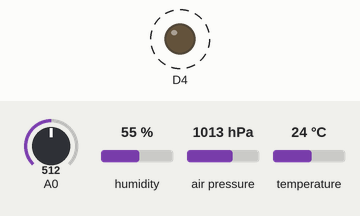
This sketch was run on a simulated ESP8266 (Wemos D1 mini). Shown: output pins drawn as LEDs (lit = HIGH, except the on-board LED, lit = LOW). Wiring (inferred from the names in the program): BME280 sensor at I2C address 0x76. Dashed ring = blinking. The inputs (shaded band) are chosen by the test bench; at power-on: A0 = 512, humidity 55 %, air pressure 1013 hPa, temperature 24 °C. What the sketch prints to the serial monitor is not drawn.

Above: at 6.1 s.
Timing chart, 0 to 8.6 s (numbered marks = the images above):
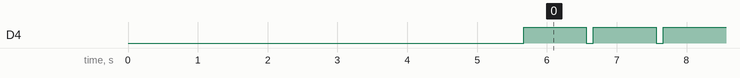

Measured:
- by itself, D4: alternates HIGH for 0.90 s and LOW for 0.10 s

The sketch:

esp8266_xbee_serial_bme280_demo-1.ino
```cpp
///////////////////////////////////////////////////////////////////////////////////////
// Author: Rawat S. (Department of Electrical & Computer Engineering, KMUTNB, Thailand
// Date: 2017-12-07
// Description:
//    This sketch is written for ESP8266. It shows how to
//    - program the ESP8266 to operate in deep-sleep mode with periodic wake-up,
//    - use the SoftwareSerial library to create a soft serial port
//      in order to communicate with the Xbee module (baudrate 9600),
//    - read the data from the BME280 sensor module via the I2C bus,
//    - and read the battery voltage level from the A0 pin.
//
// Note:
//    - The XBee module is programmed with the XBee router AT firmware.
//    - In order to receive data, another XBee module is needed and must be programmed
//      to operate as the XBee Coordinator (AT firmware) and all XBee modules
//      must have the same PAN ID and use the same channel.
// Software: Arduino IDE v1.8.2 + ESP8266 v2.3.0
// Hardware: WeMos D1 mini, Battery Shield, BME280 module, XBee S2 module
//
///////////////////////////////////////////////////////////////////////////////////////

#include <SoftwareSerial.h>
#include <ESP8266WiFi.h>
#include <Wire.h>

extern "C" {
  #include <user_interface.h> // https://github.com/esp8266/Arduino actually tools/sdk/include
}

#include "BME280.h"

// Define your the name of your XBee device
#define XBEE_DEV_NAME  "router1"

#define DEBUG

// If your battery shield for the Wemos D1 mini board provides the battery voltage input
// to the A0 pin, you can uncomment the following line.
#define READ_VBATT

#define ONE_SEC         (1000000UL)
#define ONE_MSEC        (1000)

#define SLEEP_SEC       (15 * ONE_SEC)

#define BME280_ADDR     (0x76)

#define SCL_PIN         (D1)
#define SDA_PIN         (D2)

#define TX_PIN          (D6)
#define RX_PIN          (D7)

// If you want to have a SLEEP request pin for XBee (for XBee end device)
//#define XBEE_SLEEP_PIN  (D8)   // D8 pin

// see: https://www.arduino.cc/en/Reference/SoftwareSerial
SoftwareSerial xbeeSerial( RX_PIN, TX_PIN );

char sbuf[128];
String str;

BME280 bme;

// WeMos D1 battery shield has a 130k Ohm series resistance
// WeMod D1 mini board has a voltage divider attached to the A0 pin: 100k (low side), 220k (high side)

/*
   A0 >----
          |
        220K
          |---> ADC pin (ESP8266)
        100K
          |
         GND
*/

#define VDIV_R_HIGH  (220+130+25)    // the value of the low-side resistor (kOhm)of the voltage divider
#define VDIV_R_LOW   (100)           // the value of the high-side resistor (kOhm) of the voltage divider

void wifi_off() {
  WiFi.mode( WIFI_STA );
  WiFi.disconnect();
  WiFi.mode( WIFI_OFF );
  WiFi.forceSleepBegin();
  delay(1);
}

#ifdef READ_VBATT

float vbatt;

void read_vbatt() {
  int value = analogRead(A0);
  vbatt = value / 1023.0;
  vbatt = vbatt * (VDIV_R_HIGH+VDIV_R_LOW) / VDIV_R_LOW;
}
#endif

float humid, temp, pres;

void read_sensor() {
  temp  = bme.readTemperature();
  humid = bme.readHumidity();
  pres  = bme.readPressure() /100.0f; // hPa
}

void send_data() {
  str = "";
  sprintf( sbuf, "{\"id\":\"%s\",", XBEE_DEV_NAME );
  str += sbuf;
  dtostrf( temp, 3, 1, sbuf );
  str += "\"temp\":";
  str += sbuf;
  dtostrf( humid, 3, 1, sbuf );
  str += ",\"humid\":";
  str += sbuf;
  dtostrf( pres, 5, 1, sbuf );
  str += ",\"press\":";
  str += sbuf;

#ifdef READ_VBATT
  dtostrf( vbatt, 4, 3, sbuf );
  str += ",\"vbatt\":";
  str += sbuf;
#endif

  str += "}";
  xbeeSerial.println( str.c_str() );
  xbeeSerial.flush();

#ifdef DEBUG
  Serial.println( str.c_str() );
  Serial.flush();
#endif

}

void process() {
#ifdef XBEE_SLEEP_PIN
   digitalWrite( XBEE_SLEEP_PIN, LOW );
#endif

#ifdef READ_VBATT
   read_vbatt();
#endif

   read_sensor();
   send_data();
   delay(400);

#ifdef XBEE_SLEEP_PIN
   digitalWrite( XBEE_SLEEP_PIN, HIGH ); // send a SLEEP request to XBee
#endif
}

void setup() {
  wifi_off(); // disable WiFi

#ifdef XBEE_SLEEP_PIN
  pinMode( XBEE_SLEEP_PIN, OUTPUT );
  digitalWrite( XBEE_SLEEP_PIN, LOW );
#endif

#ifdef DEBUG
  Serial.begin( 115200 );
  Serial.println( F("\n\n\n\n") );
  Serial.flush();
  delay(10);
  Serial.printf( "Analog value: %d\n", analogRead( A0 ) );
#endif

  xbeeSerial.begin( 9600 );
  xbeeSerial.flush();
  delay(10);

  struct rst_info * info = ESP.getResetInfoPtr();
  if ( info->reason != REASON_DEEP_SLEEP_AWAKE ) {
     for ( int i=10; i > 0; i-- ) {
        delay(500);
     }
  }

  if ( bme.begin( BME280_ADDR, SDA_PIN, SCL_PIN, 400000 ) ) {
#ifdef DEBUG
     Serial.println( F("BME280 OK !!!") );
     Serial.flush();
#endif
     read_sensor();
     delay(100);
     process();
  }
  else {
#ifdef DEBUG
     Serial.println( F("BME280 FAILED !!!") );
     Serial.flush();
#endif
  }
  delay(10);

  // enter deep-sleep mode if battery is provided.
  if ( analogRead( A0 ) > 512 ) {
     ESP.deepSleep( SLEEP_SEC );
     // don't forget to connect the D0 (WAKE) pin to the /RST pin.
  }
  delay(10);

  pinMode( BUILTIN_LED, OUTPUT );
}

void loop() {
  digitalWrite( BUILTIN_LED, LOW ); // LED OFF
  delay(100);
  digitalWrite( BUILTIN_LED, HIGH ); // LED ON
  delay(900);
}
////////////////////////////////////////////////////////////////////////////////
```

BME280.cpp
```cpp
///////////////////////////////////////////////////////////////////////////////
// based on the Adafruit's BME280 library
//  => https://github.com/adafruit/Adafruit_BME280_Library
///////////////////////////////////////////////////////////////////////////////

#include "Arduino.h"
#include <Wire.h>
#include "BME280.h"

BME280::BME280() { }

bool BME280::begin( uint8_t addr, int32_t sda_pin, int32_t scl_pin, int32_t clk_speed ) {
  _i2c_addr = addr;
  _sda_pin  = sda_pin;
  _scl_pin  = scl_pin;
  _speed    = clk_speed;

  // GPIO5=D1
  // GPIO4=D2
  // GPIO0=D3
  // GPIO2=D4
  // GPI14=D5

  Wire.begin( (int) _sda_pin,(int) _scl_pin );  // default: GPIO4=D2 for SDA, GPIO5=D1 for SCL
  Wire.setClock( _speed );   // set I2C speed

  if ( readChipID() != 0x60 ) {
    return false;
  }

  readCoefficients();
  write8( BME280_REGISTER_CONTROLHUMID, 0x05 ); // 16x oversampling
  write8( BME280_REGISTER_CONTROL, 0xB7 );      // 16x ovesampling, normal mode
  return true;
}

uint8_t BME280::readChipID(void) {
  return read8(BME280_REGISTER_CHIPID);
}

//  Writes an 8-bit value over I2C
void BME280::write8( byte reg, byte value ) {
  Wire.beginTransmission( (uint8_t)_i2c_addr );
  Wire.write( (uint8_t)reg );
  Wire.write( (uint8_t)value );
  Wire.endTransmission();

}

// Reads an 8-bit value over I2C
uint8_t BME280::read8( byte reg ) {
  uint8_t value;
  Wire.beginTransmission( (uint8_t)_i2c_addr );
  Wire.write( (uint8_t)reg );
  Wire.endTransmission();
  Wire.requestFrom( (uint8_t)_i2c_addr, (byte)1 );
  value = Wire.read();
  return value;
}

// Reads a 16-bit value over I2C
uint16_t BME280::read16( byte reg ) {
  uint16_t value;
  Wire.beginTransmission( (uint8_t)_i2c_addr );
  Wire.write( (uint8_t)reg );
  Wire.endTransmission();
  Wire.requestFrom( (uint8_t)_i2c_addr, (byte)2 );
  value = (Wire.read() << 8) | Wire.read();
  return value;
}

uint16_t BME280::read16_LE( byte reg ) {
  uint16_t temp = read16(reg);
  return (temp >> 8) | (temp << 8);
}

int16_t BME280::readS16( byte reg ) {
  return (int16_t)read16(reg);
}

int16_t BME280::readS16_LE( byte reg ) {
  return (int16_t)read16_LE(reg);
}

// Reads a 24-bit value over I2C

uint32_t BME280::read24( byte reg ) {
  uint32_t value;
  Wire.beginTransmission( (uint8_t)_i2c_addr );
  Wire.write( (uint8_t)reg );
  Wire.endTransmission();
  Wire.requestFrom( (uint8_t)_i2c_addr, (byte)3 );

  value = Wire.read();
  value <<= 8;
  value |= Wire.read();
  value <<= 8;
  value |= Wire.read();
  return value;
}

void BME280::readCoefficients(void) {
    _bme280_calib.dig_T1 = read16_LE(BME280_REGISTER_DIG_T1);
    _bme280_calib.dig_T2 = readS16_LE(BME280_REGISTER_DIG_T2);
    _bme280_calib.dig_T3 = readS16_LE(BME280_REGISTER_DIG_T3);

    _bme280_calib.dig_P1 = read16_LE(BME280_REGISTER_DIG_P1);
    _bme280_calib.dig_P2 = readS16_LE(BME280_REGISTER_DIG_P2);
    _bme280_calib.dig_P3 = readS16_LE(BME280_REGISTER_DIG_P3);
    _bme280_calib.dig_P4 = readS16_LE(BME280_REGISTER_DIG_P4);
    _bme280_calib.dig_P5 = readS16_LE(BME280_REGISTER_DIG_P5);
    _bme280_calib.dig_P6 = readS16_LE(BME280_REGISTER_DIG_P6);
    _bme280_calib.dig_P7 = readS16_LE(BME280_REGISTER_DIG_P7);
    _bme280_calib.dig_P8 = readS16_LE(BME280_REGISTER_DIG_P8);
    _bme280_calib.dig_P9 = readS16_LE(BME280_REGISTER_DIG_P9);

    _bme280_calib.dig_H1 = read8(BME280_REGISTER_DIG_H1);
    _bme280_calib.dig_H2 = readS16_LE(BME280_REGISTER_DIG_H2);
    _bme280_calib.dig_H3 = read8(BME280_REGISTER_DIG_H3);
    _bme280_calib.dig_H4 = (read8(BME280_REGISTER_DIG_H4) << 4)
                         | (read8(BME280_REGISTER_DIG_H4+1) & 0xF);
    _bme280_calib.dig_H5 = (read8(BME280_REGISTER_DIG_H5+1) << 4)
                         | (read8(BME280_REGISTER_DIG_H5) >> 4);
    _bme280_calib.dig_H6 = (int8_t)read8(BME280_REGISTER_DIG_H6);
}

float BME280::readTemperature(void) {
  int32_t var1, var2;
  int32_t adc_T = read24(BME280_REGISTER_TEMPDATA);

  adc_T >>= 4;
  var1  = ((((adc_T>>3) - ((int32_t)_bme280_calib.dig_T1 <<1))) *
          ((int32_t)_bme280_calib.dig_T2)) >> 11;

  var2  = (((((adc_T>>4) - ((int32_t)_bme280_calib.dig_T1)) *
	        ((adc_T>>4) - ((int32_t)_bme280_calib.dig_T1))) >> 12) *
          ((int32_t)_bme280_calib.dig_T3)) >> 14;

  t_fine = var1 + var2;
  float T  = (t_fine * 5 + 128) >> 8;
  return T/100;
}

float BME280::readPressure(void) {
  int64_t var1, var2, p;

  readTemperature(); // must be done first to get t_fine

  int32_t adc_P = read24(BME280_REGISTER_PRESSUREDATA);
  adc_P >>= 4;

  var1 = ((int64_t)t_fine) - 128000;
  var2 = var1 * var1 * (int64_t)_bme280_calib.dig_P6;
  var2 = var2 + ((var1*(int64_t)_bme280_calib.dig_P5)<<17);
  var2 = var2 + (((int64_t)_bme280_calib.dig_P4)<<35);
  var1 = ((var1 * var1 * (int64_t)_bme280_calib.dig_P3)>>8) +
    ((var1 * (int64_t)_bme280_calib.dig_P2)<<12);
  var1 = (((((int64_t)1)<<47)+var1))*((int64_t)_bme280_calib.dig_P1)>>33;

  if (var1 == 0) {
    return 0;  // avoid exception caused by division by zero
  }
  p = 1048576 - adc_P;
  p = (((p<<31) - var2)*3125) / var1;
  var1 = (((int64_t)_bme280_calib.dig_P9) * (p>>13) * (p>>13)) >> 25;
  var2 = (((int64_t)_bme280_calib.dig_P8) * p) >> 19;

  p = ((p + var1 + var2) >> 8) + (((int64_t)_bme280_calib.dig_P7)<<4);
  return (float)p/256;
}

float BME280::readHumidity(void) {
  readTemperature(); // must be done first to get t_fine

  int32_t adc_H = read16(BME280_REGISTER_HUMIDDATA);

  int32_t v_x1_u32r;

  v_x1_u32r = (t_fine - ((int32_t)76800));

  v_x1_u32r = (((((adc_H << 14) - (((int32_t)_bme280_calib.dig_H4) << 20) -
		  (((int32_t)_bme280_calib.dig_H5) * v_x1_u32r)) + ((int32_t)16384)) >> 15) *
	       (((((((v_x1_u32r * ((int32_t)_bme280_calib.dig_H6)) >> 10) *
		    (((v_x1_u32r * ((int32_t)_bme280_calib.dig_H3)) >> 11) + ((int32_t)32768))) >> 10) +
		  ((int32_t)2097152)) * ((int32_t)_bme280_calib.dig_H2) + 8192) >> 14));

  v_x1_u32r = (v_x1_u32r - (((((v_x1_u32r >> 15) * (v_x1_u32r >> 15)) >> 7) *
			     ((int32_t)_bme280_calib.dig_H1)) >> 4));

  v_x1_u32r = (v_x1_u32r < 0) ? 0 : v_x1_u32r;
  v_x1_u32r = (v_x1_u32r > 419430400) ? 419430400 : v_x1_u32r;
  float h = (v_x1_u32r>>12);
  return  h / 1024.0;
}

float BME280::readAltitude(float seaLevel) {
  // Equation taken from BMP180 datasheet (page 16):
  //  http://www.adafruit.com/datasheets/BST-BMP180-DS000-09.pdf

  // Note that using the equation from wikipedia can give bad results
  // at high altitude.  See this thread for more information:
  //  http://forums.adafruit.com/viewtopic.php?f=22&t=58064

  float atmospheric = readPressure();
  return 44330.0 * (1.0 - pow(atmospheric / seaLevel, 0.1903));
}

float BME280::seaLevelForAltitude(float altitude, float atmospheric) {
  // Equation taken from BMP180 datasheet (page 17):
  //  http://www.adafruit.com/datasheets/BST-BMP180-DS000-09.pdf

  // Note that using the equation from wikipedia can give bad results
  // at high altitude.  See this thread for more information:
  //  http://forums.adafruit.com/viewtopic.php?f=22&t=58064

  return atmospheric / pow(1.0 - (altitude/44330.0), 5.255);
}

/////////////////////////////////////////////////////////////////////////////////
```

BME280.h
```cpp
///////////////////////////////////////////////////////////////////////////////
// based on the Adafruit's BME280 library
//  => https://github.com/adafruit/Adafruit_BME280_Library
///////////////////////////////////////////////////////////////////////////////

#ifndef __BME280_H__
#define __BME280_H__

#include "Arduino.h"
#include <Wire.h>

/*=========================================================================
    I2C ADDRESS/BITS
    -----------------------------------------------------------------------*/
    #define BME280_ADDRESS                (0x76)
/*=========================================================================*/

/*=========================================================================
    REGISTERS
    -----------------------------------------------------------------------*/
    enum {
      BME280_REGISTER_DIG_T1              = 0x88,
      BME280_REGISTER_DIG_T2              = 0x8A,
      BME280_REGISTER_DIG_T3              = 0x8C,

      BME280_REGISTER_DIG_P1              = 0x8E,
      BME280_REGISTER_DIG_P2              = 0x90,
      BME280_REGISTER_DIG_P3              = 0x92,
      BME280_REGISTER_DIG_P4              = 0x94,
      BME280_REGISTER_DIG_P5              = 0x96,
      BME280_REGISTER_DIG_P6              = 0x98,
      BME280_REGISTER_DIG_P7              = 0x9A,
      BME280_REGISTER_DIG_P8              = 0x9C,
      BME280_REGISTER_DIG_P9              = 0x9E,

      BME280_REGISTER_DIG_H1              = 0xA1,
      BME280_REGISTER_DIG_H2              = 0xE1,
      BME280_REGISTER_DIG_H3              = 0xE3,
      BME280_REGISTER_DIG_H4              = 0xE4,
      BME280_REGISTER_DIG_H5              = 0xE5,
      BME280_REGISTER_DIG_H6              = 0xE7,

      BME280_REGISTER_CHIPID             = 0xD0,
      BME280_REGISTER_VERSION            = 0xD1,
      BME280_REGISTER_SOFTRESET          = 0xE0,

      BME280_REGISTER_CAL26              = 0xE1,  // R calibration stored in 0xE1-0xF0

      BME280_REGISTER_CONTROLHUMID       = 0xF2,
      BME280_REGISTER_CONTROL            = 0xF4,
      BME280_REGISTER_CONFIG             = 0xF5,
      BME280_REGISTER_PRESSUREDATA       = 0xF7,
      BME280_REGISTER_TEMPDATA           = 0xFA,
      BME280_REGISTER_HUMIDDATA          = 0xFD,
    };

/*=========================================================================*/

/*=========================================================================
    CALIBRATION DATA
    -----------------------------------------------------------------------*/
    typedef struct {
      uint16_t dig_T1;
      int16_t  dig_T2;
      int16_t  dig_T3;

      uint16_t dig_P1;
      int16_t  dig_P2;
      int16_t  dig_P3;
      int16_t  dig_P4;
      int16_t  dig_P5;
      int16_t  dig_P6;
      int16_t  dig_P7;
      int16_t  dig_P8;
      int16_t  dig_P9;

      uint8_t  dig_H1;
      int16_t  dig_H2;
      uint8_t  dig_H3;
      int16_t  dig_H4;
      int16_t  dig_H5;
      int8_t   dig_H6;
    } bme280_calib_data;

/*=========================================================================*/

class BME280 {
  public:
    BME280(void);
    bool begin( uint8_t addr=BME280_ADDRESS,
                int32_t sda_pin=4, // D1
                int32_t scl_pin=5, // D2
                int32_t clk_speed=100000 );

    uint8_t   readChipID(void);
    float     readTemperature(void);
    float     readPressure(void);
    float     readHumidity(void);
    float     readAltitude(float seaLevel);
    float     seaLevelForAltitude(float altitude, float atmospheric);

  private:

    void      readCoefficients(void);
    void      write8(byte reg, byte value);
    uint8_t   read8(byte reg);
    uint16_t  read16(byte reg);
    uint32_t  read24(byte reg);
    int16_t   readS16(byte reg);
    uint16_t  read16_LE(byte reg);  // little endian
    int16_t   readS16_LE(byte reg); // little endian

    uint8_t   _i2c_addr;
    int32_t   _sda_pin;
    int32_t   _scl_pin;
    int32_t   _speed;
    int32_t   _sensorID;
    int32_t   t_fine;

    bme280_calib_data _bme280_calib;
};

#endif
///////////////////////////////////////////////////////////////////////////////
```
